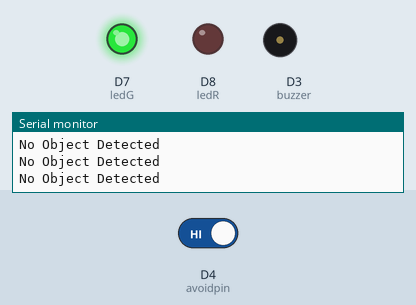
A sketch run on a simulated ESP8266 (NodeMCU). Shown: output pins drawn as LEDs (lit = HIGH), buzzer (waves = sounding, pin HIGH), the last lines printed to the serial monitor. The test bench sets the inputs (shaded band); at power-on: D4 (avoidpin) HIGH.

Above: at 1.8 s.
1.9 s: D4 (avoidpin) driven LOW
At 2.6 s:
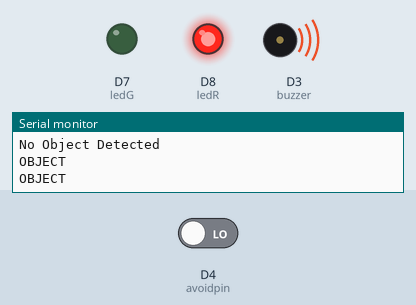
3.5 s: D4 (avoidpin) driven HIGH
At 3.8 s:
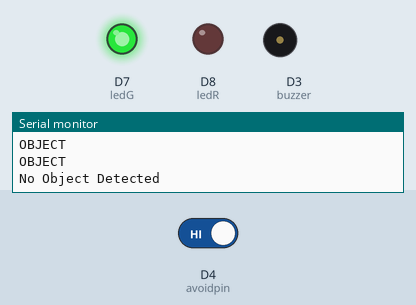
Timing chart, 0 to 6.5 s (numbered marks = the images above; inputs shaded):
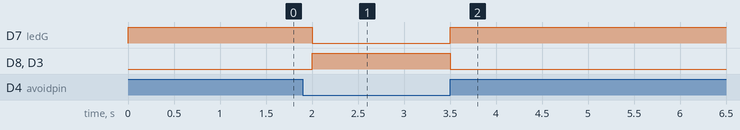

The sketch:

avoidsensor_led_buzzer.ino
```cpp
/*---------------------KRENOVATOR---------------------
  LIVE MOVEMENT MONITORING

  The sensor use is avoidance sensor; as for this
  project, the sensor is used to detect any object
  infront of it. The code is to read the sensor
  behavior. The LED is used as a trigger component
  for the presence or absence of any object and buzzer
  will produce sound when a object is near.

  Get the code at github
  https://github.com/MZulsyahmi/live-movement-monitoring-using-blynk.git

  by M.Zulsyahmi @krenovator
  August 2019
 */

//initialize for pin used
int avoidpin = D4;  //KY-032 avoidance sensor

int ledR = D8;      //red LED
int ledG = D7;      //green LED

int buzzer = D3;    //buzzer

void setup() {
  //declaration for the pin
  pinMode(avoidpin, INPUT);

  pinMode(ledR,OUTPUT);
  pinMode(ledG,OUTPUT);
  pinMode(buzzer,OUTPUT);

  Serial.begin(9600);
}

void loop() {
  int Sensor = digitalRead(avoidpin);

  //condition used: if...else condition
  //HIGH = 1 or ON      LOW = 0 or OFF
  if(Sensor == LOW){
    Serial.println("OBJECT");
    digitalWrite(ledR, HIGH);
    digitalWrite(ledG, LOW);
    digitalWrite(buzzer,HIGH);
  }
  else{
    Serial.println("No Object Detected");
    digitalWrite(ledR, LOW);
    digitalWrite(ledG, HIGH);
    digitalWrite(buzzer,LOW);
  }
  delay(500);
}
```

Measured:
- after the input at 1.9 s, D7 (ledG): HIGH → LOW after 0.10 s; D8 (ledR), D3 (buzzer): LOW → HIGH after 0.10 s
- after the input at 3.5 s, D7 (ledG): LOW → HIGH at once; D8 (ledR), D3 (buzzer): HIGH → LOW at once
